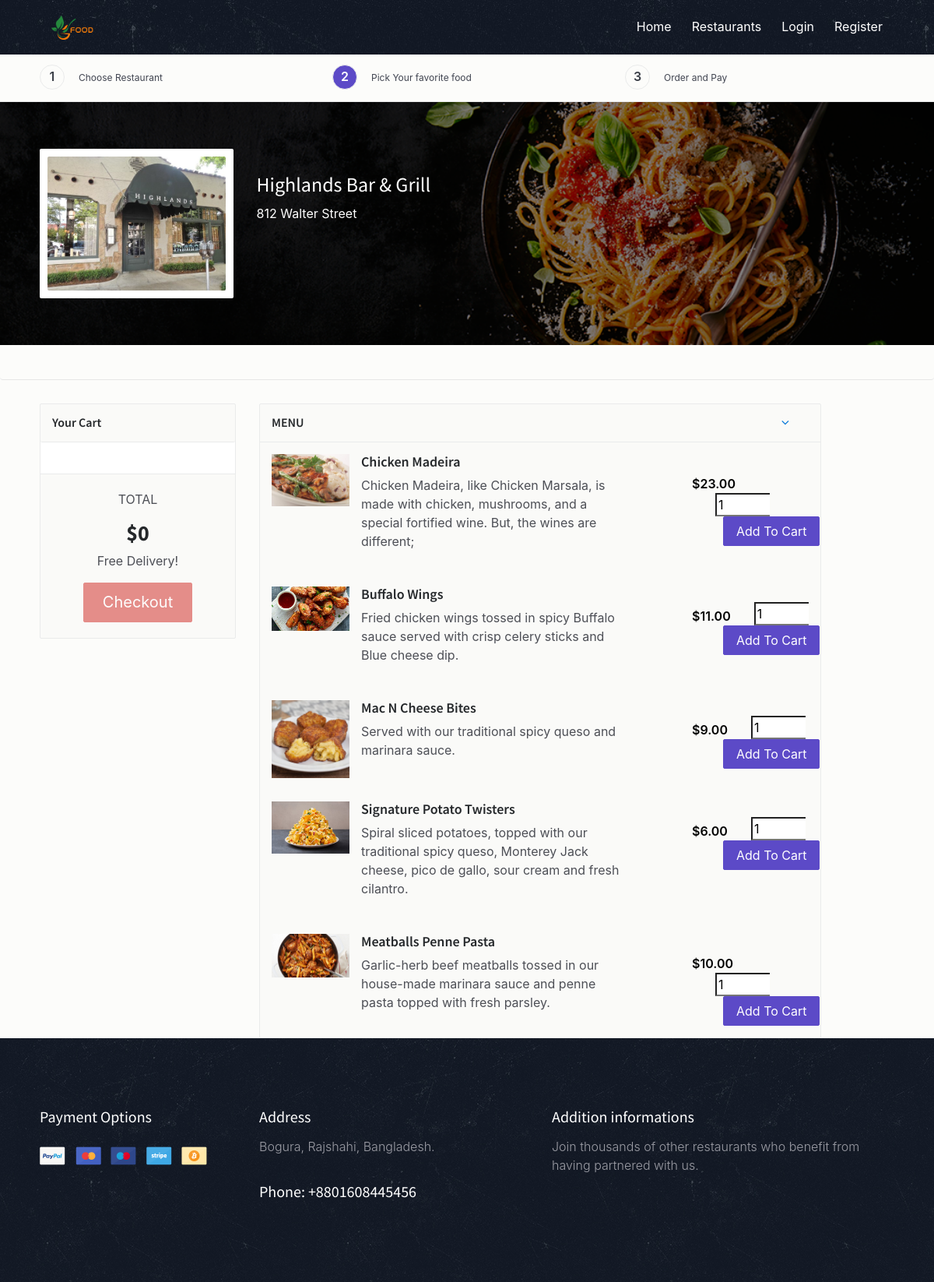
Page /code_camp_bd_fos/dishes.php?res_id=4 on the committed database.
### tables this page shows
CREATE TABLE `restaurant` (
  `rs_id` int NOT NULL,
  `c_id` int NOT NULL,
  `title` varchar(222) NOT NULL,
  `email` varchar(222) NOT NULL,
  `phone` varchar(222) NOT NULL,
  `url` varchar(222) NOT NULL,
  `o_hr` varchar(222) NOT NULL,
  `c_hr` varchar(222) NOT NULL,
  `o_days` varchar(222) NOT NULL,
  `address` text NOT NULL,
  `image` text NOT NULL,
  `date` timestamp NOT NULL DEFAULT CURRENT_TIMESTAMP ON UPDATE CURRENT_TIMESTAMP
);

CREATE TABLE `dishes` (
  `d_id` int NOT NULL,
  `rs_id` int NOT NULL,
  `title` varchar(222) NOT NULL,
  `slogan` varchar(222) NOT NULL,
  `price` decimal(10,2) NOT NULL,
  `img` varchar(222) NOT NULL
);

### code_camp_bd_fos/dishes.php (the view, shortened to what this page needs)
<!DOCTYPE html>
<html lang="en">
<?php
include("connection/connect.php");
?>
<head>
    <link href="css/bootstrap.min.css" rel="stylesheet">
    <link href="css/font-awesome.min.css" rel="stylesheet">
    <link href="css/animsition.min.css" rel="stylesheet">
    <link href="css/animate.css" rel="stylesheet">
    <link href="css/style.css" rel="stylesheet">
</head>
<body>
    <header id="header" class="header-scroll top-header headrom">
        <nav class="navbar navbar-dark">
            <div class="container">
                <a class="navbar-brand" href="index.php"> <img class="img-rounded" src="images/logo.png" alt="" width="18%"> </a>
                <div class="collapse navbar-toggleable-md  float-lg-right" id="mainNavbarCollapse">
                    <ul class="nav navbar-nav">
                        <li class="nav-item"> <a class="nav-link active" href="index.php">Home <span class="sr-only">(current)</span></a> </li>
                        <li class="nav-item"> <a class="nav-link active" href="restaurants.php">Restaurants <span class="sr-only"></span></a> </li>
                        <?php
						if(empty($_SESSION["user_id"]))
							{
								echo '<li class="nav-item"><a href="login.php" class="nav-link active">Login</a> </li>
							  <li class="nav-item"><a href="registration.php" class="nav-link active">Register</a> </li>';
							}
						else
							{
										echo  '<li class="nav-item"><a href="your_orders.php" class="nav-link active">My Orders</a> </li>';
									echo  '<li class="nav-item"><a href="logout.php" class="nav-link active">Logout</a> </li>';
							}
						?>
                    </ul>
                </div>
            </div>
        </nav>
    </header>
    <div class="page-wrapper">
        <div class="top-links">
            <div class="container">
                <ul class="row links">
                    <li class="col-xs-12 col-sm-4 link-item"><span>1</span><a href="restaurants.php">Choose Restaurant</a></li>
                    <li class="col-xs-12 col-sm-4 link-item active"><span>2</span><a href="dishes.php?res_id=<?php echo $_GET['res_id']; ?>">Pick Your favorite food</a></li>
                    <li class="col-xs-12 col-sm-4 link-item"><span>3</span><a href="#">Order and Pay</a></li>
                </ul>
            </div>
        </div>
        <?php $ress= mysqli_query($db,"select * from restaurant where rs_id='$_GET[res_id]'");
									     $rows=mysqli_fetch_array($ress);
										  ?>
        <section class="inner-page-hero bg-image" data-image-src="images/img/restrrr.png">
            <div class="profile">
                <div class="container">
                    <div class="row">
                        <div class="col-xs-12 col-sm-12  col-md-4 col-lg-4 profile-img">
                            <div class="image-wrap">
                                <figure><?php echo '<img src="admin/Res_img/'.$rows['image'].'" alt="Restaurant logo">'; ?></figure>
                            </div>
                        </div>
                        <div class="col-xs-12 col-sm-12 col-md-8 col-lg-8 profile-desc">
                            <div class="pull-left right-text white-txt">
                                <h6><a href="#"><?php echo $rows['title']; ?></a></h6>
                                <p><?php echo $rows['address']; ?></p>
                            </div>
                        </div>
                    </div>
                </div>
            </div>
        </section>
        <div class="breadcrumb">
        </div>
        <div class="container m-t-30">
            <div class="row">
                <div class="col-xs-12 col-sm-4 col-md-4 col-lg-3">
                    <div class="widget widget-cart">
                        <div class="widget-heading">
                            <h3 class="widget-title text-dark">
                                Your Cart
                            </h3>
                            <div class="clearfix"></div>
                        </div>
                        <div class="order-row bg-white">
                            <div class="widget-body">
                                <?php
$item_total = 0;
?>
                            </div>
                        </div>
                        <div class="widget-body">
                            <div class="price-wrap text-xs-center">
                                <p>TOTAL</p>
                                <h3 class="value"><strong><?php echo "$".$item_total; ?></strong></h3>
                                <p>Free Delivery!</p>
                                <?php
                                        if($item_total==0){
                                        ?>
                                <a href="checkout.php?res_id=<?php echo $_GET['res_id'];?>&action=check" class="btn btn-danger btn-lg disabled">Checkout</a>
                                <?php
                                        }
                                        else{
                                        ?>
                                <a href="checkout.php?res_id=<?php echo $_GET['res_id'];?>&action=check" class="btn btn-success btn-lg active">Checkout</a>
                                <?php
                                        }
                                        ?>
                            </div>
                        </div>
                    </div>
                </div>
                <div class="col-md-8">
                    <div class="menu-widget" id="2">
                        <div class="widget-heading">
                            <h3 class="widget-title text-dark">
                                MENU <a class="btn btn-link pull-right" data-toggle="collapse" href="#popular2" aria-expanded="true">
                                    <i class="fa fa-angle-down pull-right"></i>
                                </a>
                            </h3>
                            <div class="clearfix"></div>
                        </div>
                        <div class="collapse in" id="popular2">
                            <?php
									$stmt = $db->prepare("select * from dishes where rs_id='$_GET[res_id]'");
									$stmt->execute();
									$products = $stmt->get_result();
									if (!empty($products))
									{
									foreach($products as $product)
										{
													 ?>
                            <div class="food-item">
                                <div class="row">
                                    <div class="col-xs-12 col-sm-12 col-lg-8">
                                        <form method="post" action='dishes.php?res_id=<?php echo $_GET['res_id'];?>&action=add&id=<?php echo $product['d_id']; ?>'>
                                            <div class="rest-logo pull-left">
                                                <a class="restaurant-logo pull-left" href="#"><?php echo '<img src="admin/Res_img/dishes/'.$product['img'].'" alt="Food logo">'; ?></a>
                                            </div>
                                            <div class="rest-descr">
                                                <h6><a href="#"><?php echo $product['title']; ?></a></h6>
                                                <p> <?php echo $product['slogan']; ?></p>
                                            </div>
                                    </div>
                                    <div class="col-xs-12 col-sm-12 col-lg-3 pull-right item-cart-info">
                                        <span class="price pull-left">$<?php echo $product['price']; ?></span>
                                        <input class="b-r-0" type="text" name="quantity" style="margin-left:30px;" value="1" size="2" />
                                        <input type="submit" class="btn theme-btn" style="margin-left:40px;" value="Add To Cart" />
                                    </div>
                                </div>
                            </div>
                            <?php
									  }
									}
								?>
                        </div>
                    </div>
                </div>
            </div>
        </div>
        <?php include "include/footer.php" ?>
    </div>
</body>
</html>

### code_camp_bd_fos/css/style.css (style rules this page uses)
body { background: rgba(252, 251, 249, 0.68); font-size: 16px; color: #4d4f56; font-weight: 400; overflow-x: hidden; }
.h1, .h2, .h3, .h4, .h5, .h6, h1, h2, h3, h4, h5, h6 { font-family: "Source Sans Pro", sans-serif; color: #25282b; }
a { color: #5c4ac7; }
ul { list-style-type: none; padding: 0; }
.container { max-width: 1270px; width: 94%; }
.page-wrapper { padding-top: 68px; }
.form-control-lg, .dropdown-menu, .btn, .btn-group-lg > .btn, .btn-lg, .img-rounded { border-radius: 2px; }
.btn { transition: all 0.4s; }
.theme-btn { background-color: #5c4ac7; border-color: #5c4ac7; color: #fff; }
.theme-btn-dash:hover, .theme-btn, .theme-btn.btn-lg:hover, .btn-secondary:hover { background-color: #5c4ac7; color: #fff; border: 1px solid #5c4ac7; }
.bg-white { background-color: #fff; }
.m-t-30 { margin-top: 30px; }
.b-r-0 { border-right: none !important; }
#header { position: fixed; width: 100%; border: 0; z-index: 99; }
.navbar { background-image: url("../images/menu-bg.jpg"); padding: 0.95rem 1rem; border-radius: 0; }
.navbar-nav .nav-item { padding-left: 10px; }
.top-links { padding: 15px 0; border-bottom: 1px solid #eaebeb; }
.top-links ul { margin-bottom: 0; }
.link-item a { font-size: 12px; color: #414551; }
.link-item.active span { background-color: #5c4ac7; color: #fff; }
.links { display: block; }
.links span { border: 1px solid #eaebeb; border-radius: 100px; width: 32px; height: 32px; color: #3a3e47; font-weight: 600; display: inline-block; margin-right: 18px; text-align: center; line-height: 28px; -webkit-transition: all 0.3s; transition: all 0.3s; }
.inner-page-hero { padding-top: 5%; padding-bottom: 5%; }
.image-wrap { border-radius: 2px; padding: 10px; float: left; background: #fff; }
.image-wrap figure { background: #fff; border-radius: 2px; display: block; overflow: hidden; float: left; margin-bottom: 0; }
.image-wrap figure img { max-width: 100%; display: block; }
.profile p { color: #fff; }
.profile-desc h6 a { font-size: 26px; line-height: 31px; color: #fff; }
.profile-img { width: 24.7%; }
.profile-desc h6 { display: inline-block; margin-right: 3rem; margin-bottom: 10px; }
.profile-desc .right-text { width: 100%; border-right: 0; color: rgba(255, 255, 255, 0.5); margin-top: 30px; }
.breadcrumb { background: transparent; padding: 22px 0; border-bottom: 1px solid #e6e6e6; }
.breadcrumb ul, .breadcrumb { margin-bottom: 0; }
.widget { border: 1px solid #eaebeb; background: #fafaf8; border-radius: 3px; margin-bottom: 20px; }
.widget-heading { padding: 15px; color: #fff; border-radius: 3px; border-bottom: 1px solid #eaebeb; }
.menu-widget .widget-heading { border-bottom: none; }
.widget-heading .widget-title { font-size: 16px; font-weight: 600; float: left; margin-top: 0; margin-bottom: 0; width: 100%; }
.widget-heading .widget-title .btn { padding: 0px 24px; }
.menu-widget, .widget { border: 1px solid #eaebeb; background: #fafaf8; border-radius: 2px; position: relative; }
.widget-body { padding: 20px; }
.menu-widget .food-item { padding: 15px; }
.menu-widget .food-item:first-of-type { border-bottom: none; }
.menu-widget .food-item .restaurant-logo { max-width: 100px; height: auto; display: block; }
.menu-widget .food-item .restaurant-logo img { max-width: 100%; display: block; }
.menu-widget .food-item:first-of-type { border-top: 1px solid #eaebeb; }
.menu-widget .food-item:last-of-type { border-bottom: transparent; }
.menu-widget .food-item .rest-descr { padding-left: 115px; padding-top: 0; }
.menu-widget .food-item .rest-descr h6 a { color: #25282b; font-size: 18px; font-weight: 600; }
.menu-widget .food-item .item-cart-info { padding-top: 20px; }
.menu-widget .food-item .price { font-weight: 600; color: #000; position: relative; margin-top: 6px; }
.order-row { border-bottom: 1px solid #eaebeb; }

### rows in the picture
restaurant: image (picture), title "Highlands Bar & Grill", address "812 Walter Street"
dishes: img (picture), title "Chicken Madeira", slogan "Chicken Madeira, like Chicken Marsala, is made with chicken, mushrooms, and a special fortified wine. But, the wines are different;", price "23.00"
dishes: img (picture), title "Buffalo Wings", slogan "Fried chicken wings tossed in spicy Buffalo sauce served with crisp celery sticks and Blue cheese dip.", price "11.00"
dishes: img (picture), title "Mac N Cheese Bites", slogan "Served with our traditional spicy queso and marinara sauce.", price "9.00"
dishes: img (picture), title "Signature Potato Twisters", slogan "Spiral sliced potatoes, topped with our traditional spicy queso, Monterey Jack cheese, pico de gallo, sour cream and fresh cilantro.", price "6.00"
dishes: img (picture), title "Meatballs Penne Pasta", slogan "Garlic-herb beef meatballs tossed in our house-made marinara sauce and penne pasta topped with fresh parsley.", price "10.00"

### other values in the picture
$item_total "0"
